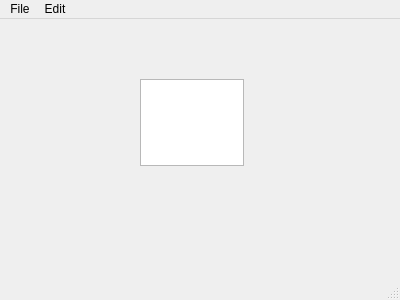
<?xml version="1.0" encoding="UTF-8"?>
<ui version="4.0">
 <class>MainWindow</class>
 <widget class="QMainWindow" name="MainWindow">
  <property name="geometry">
   <rect>
    <x>0</x>
    <y>0</y>
    <width>400</width>
    <height>300</height>
   </rect>
  </property>
  <property name="windowTitle">
   <string>MainWindow</string>
  </property>
  <widget class="QWidget" name="centralwidget">
   <widget class="QPlainTextEdit" name="editor">
    <property name="geometry">
     <rect>
      <x>140</x>
      <y>60</y>
      <width>104</width>
      <height>87</height>
     </rect>
    </property>
    <property name="font">
     <font>
      <pointsize>12</pointsize>
     </font>
    </property>
   </widget>
  </widget>
  <widget class="QMenuBar" name="menubar">
   <property name="geometry">
    <rect>
     <x>0</x>
     <y>0</y>
     <width>400</width>
     <height>30</height>
    </rect>
   </property>
   <widget class="QMenu" name="menuNew">
    <property name="title">
     <string>File</string>
    </property>
    <addaction name="actionNew"/>
    <addaction name="actionSave"/>
    <addaction name="actionSave_As"/>
    <addaction name="actionOpen"/>
    <addaction name="actionQuit"/>
   </widget>
   <widget class="QMenu" name="menuEdit">
    <property name="title">
     <string>Edit</string>
    </property>
    <addaction name="actionCopy"/>
    <addaction name="actionCut"/>
    <addaction name="actionPaste"/>
    <addaction name="actionUndo"/>
    <addaction name="actionRedo"/>
   </widget>
   <addaction name="menuNew"/>
   <addaction name="menuEdit"/>
  </widget>
  <widget class="QStatusBar" name="statusbar"/>
  <action name="actionNew">
   <property name="text">
    <string>New</string>
   </property>
   <property name="shortcut">
    <string>Ctrl+N</string>
   </property>
  </action>
  <action name="actionOpen">
   <property name="text">
    <string>Open</string>
   </property>
   <property name="shortcut">
    <string>Ctrl+O</string>
   </property>
  </action>
  <action name="actionQuit">
   <property name="text">
    <string>Quit</string>
   </property>
   <property name="shortcut">
    <string>Shift+Q</string>
   </property>
  </action>
  <action name="actionSave_As">
   <property name="text">
    <string>Save As</string>
   </property>
   <property name="shortcut">
    <string>Ctrl+Shift+S</string>
   </property>
  </action>
  <action name="actionCopy">
   <property name="text">
    <string>Copy</string>
   </property>
   <property name="shortcut">
    <string>Ctrl+C</string>
   </property>
  </action>
  <action name="actionPaste">
   <property name="text">
    <string>Paste</string>
   </property>
   <property name="shortcut">
    <string>Ctrl+V</string>
   </property>
  </action>
  <action name="actionCut">
   <property name="text">
    <string>Cut</string>
   </property>
   <property name="shortcut">
    <string>Ctrl+X</string>
   </property>
  </action>
  <action name="actionUndo">
   <property name="text">
    <string>Undo</string>
   </property>
   <property name="shortcut">
    <string>Ctrl+Z</string>
   </property>
  </action>
  <action name="actionRedo">
   <property name="text">
    <string>Redo</string>
   </property>
   <property name="shortcut">
    <string>Ctrl+Y</string>
   </property>
  </action>
  <action name="actionSave">
   <property name="text">
    <string>Save</string>
   </property>
   <property name="shortcut">
    <string>Ctrl+S</string>
   </property>
  </action>
 </widget>
 <resources/>
 <connections/>
</ui>
